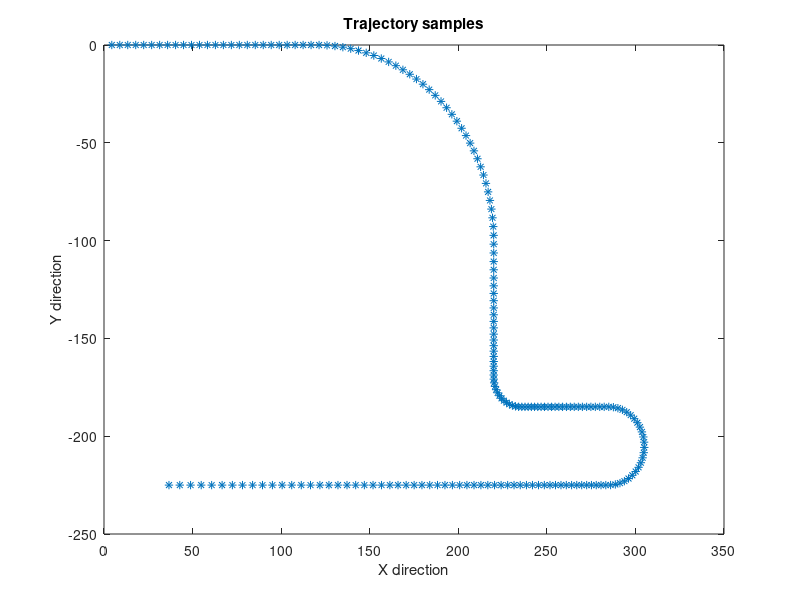
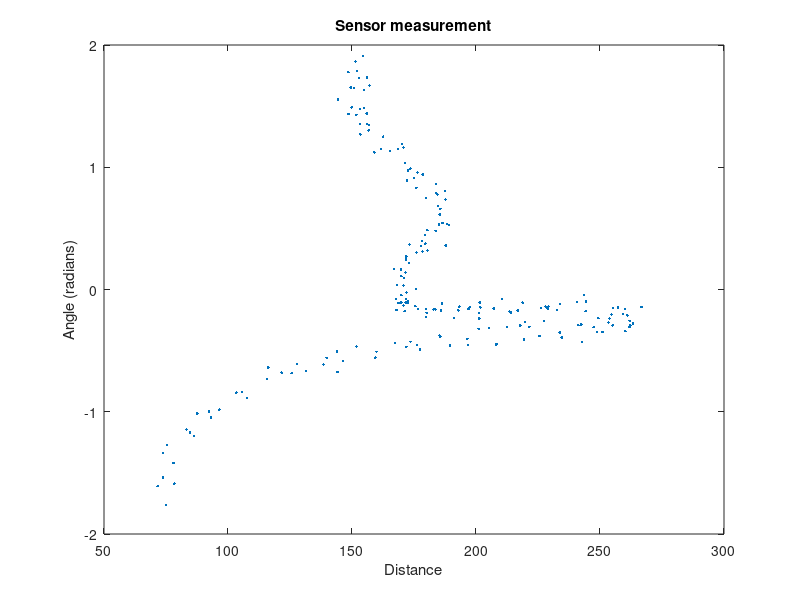

The MATLAB script that drew these images, in order: (Note: this script raises an error after producing the figures.)
clc;clear
close all
%% Generate Samples
load('Xk.mat')
s = [50;-150];
len = size(Xk,2);
d = zeros(1,len);
theta = zeros(1,len);
for i = 1:len
    d(i) = sqrt((Xk(1,i)-s(1))^2+(Xk(2,i)-s(2))^2);
    theta(i) = atan2(Xk(2,i)-s(2),Xk(1,i)-s(1));
    %         if theta(i) < 0
    %             theta(i) = theta(i) + pi;
    %         end
end

y_hat = [d + 3*randn(size(d));theta + 0.015*pi*randn(size(theta))];
%y_hat = [d;theta];

figure
plot(Xk(1,:),Xk(2,:),'*')
title('Trajectory samples');
xlabel('X direction');
ylabel('Y direction')

figure
plot(y_hat(1,:),y_hat(2,:),'.')
title('Sensor measurement')
xlabel('Distance');
ylabel('Angle (radians)');

%% Cubature Kalman filter (CV model)
T = 0.3;
v_x = diff(Xk(1,:))/T;
v_y = diff(Xk(2,:))/T;

sigmaCV = 2; % motion noise (setting manually)

% dist = zeros(96,1);
% j = 1;
% for sigmaCV = 0.5:0.1:10

A_cv = kron([1 T;0 1],eye(2));
Q_cv = sigmaCV^2*kron([T^3/3 T^2/2;T^2/2 T],eye(2));
R = [3^2 0;0 (0.015*pi)^2];
%R = zeros(2,2);

dim = 4;
P = zeros(dim,dim,len);
x = zeros(dim,len);
P(:,:,1) = eye(dim); % initial covariance
x(:,1) = [Xk(1,1);Xk(2,1);v_x(1);v_y(1)]; % initial state


for i = 2:len
    chi = sigmaPoints(x(:,i-1),P(:,:,i-1),dim); % generate sigma points
    x(:,i) = 1/(2*dim)*sum(A_cv*chi,2); % predicted state
    P(:,:,i) = Q_cv + 1/(2*dim)*motionCov(A_cv,chi,x(:,i),dim); % predicted covariance
    % Update step
    chi = sigmaPoints(x(:,i),P(:,:,i),dim);
    measurements = H_meas(chi,dim,s);
    y = 1/(2*dim)*sum(measurements,2);
    Pxy = 1/(2*dim)*sum(P_xy(measurements, chi, x(:,i), y, dim ),3);
    S = R + 1/(2*dim)*sum(measCov( measurements, dim, y ),3);
    x(:,i) = x(:,i) + Pxy/S*(y_hat(:,i)-y);
    P(:,:,i) = P(:,:,i) - Pxy/S*Pxy';
end

% for idx = 1:len-1
%     dist(j) = dist(j) + (x(:,idx)-[Xk(:,idx);v_x(idx);v_y(idx)])'*(x(:,idx)-[Xk(:,idx);v_x(idx);v_y(idx)]);
% end
% j = j + 1;
% end

figure
hold on
plot(x(1,:),x(2,:),'*')
plot(Xk(1,:),Xk(2,:),'*')
title('Estimation of CV model using cubature rule');
legend('estimation','true trajectory')
xlabel('X direction')
ylabel('Y direction')

figure
hold on
plot(x(3,:),x(4,:),'*')
plot(v_x,v_y)
title('Velocity estimation of CV model using cubature rule');
xlabel('X direction')
ylabel('Y direction')
legend('estimation','true value')

%% Cubature Kalman filter (CA model)
a_x = diff(v_x)/T;
a_y = diff(v_y)/T;

sigmaCA = 0.6; % motion noise (setting manually)
% dist = zeros(96,1);
% j = 1;
% for sigmaCA = 0.5:0.1:10

A_ca = kron([1 T T^2/2;0 1 T;0 0 1],eye(2));
Q_ca = sigmaCA^2*kron([T^5/20 T^4/8 T^3/6;T^4/8 T^3/3 T^2/2;...
    T^3/6 T^2/2 T],eye(2));

dim = 6;
P = zeros(dim,dim,len);
x = zeros(dim,len);
P(:,:,1) = eye(dim); % initial covariance
x(:,1) = [Xk(1,1);Xk(2,1);v_x(1);v_y(1);a_x(1);a_y(1)]; % initial state

for i = 2:len
    chi = sigmaPoints(x(:,i-1),P(:,:,i-1),dim); % generate sigma points
    x(:,i) = 1/(2*dim)*sum(A_ca*chi,2); % predicted state
    P(:,:,i) = Q_ca + 1/(2*dim)*motionCov(A_ca,chi,x(:,i),dim); % predicted covariance
    % Update step
    chi = sigmaPoints(x(:,i),P(:,:,i),dim);
    measurements = H_meas(chi,dim,s);
    y = 1/(2*dim)*sum(measurements,2);
    Pxy = 1/(2*dim)*sum(P_xy( measurements, chi, x(:,i), y, dim ),3);
    S = R + 1/(2*dim)*sum(measCov( measurements, dim, y ),3);
    x(:,i) = x(:,i) + Pxy/S*(y_hat(:,i)-y);
    P(:,:,i) = P(:,:,i) - Pxy/S*Pxy';
end

% for idx = 1:len-2
%     dist(j) = dist(j) + (x(1:4,idx)-[Xk(:,idx);v_x(idx);v_y(idx)])'*(x(1:4,idx)-[Xk(:,idx);v_x(idx);v_y(idx)]);
% end
% j = j + 1;
% end

figure
plot(x(1,:),x(2,:),'*')
title('Estimation of CA model using cubature rule');
xlabel('X direction')
ylabel('Y direction')

figure
hold on
plot(x(3,:),x(4,:),'*')
plot(v_x,v_y)
title('Velocity estimation of CA model using cubature rule');
xlabel('X direction')
ylabel('Y direction')
legend('estimation','true value')

%% Cubature RTS smoother (CV model)
sigmaCV = 2; % motion noise (setting manually)
A_cv = kron([1 T;0 1],eye(2));
Q_cv = sigmaCV^2*kron([T^3/3 T^2/2;T^2/2 T],eye(2));
R = [3^2 0;0 (0.015*pi)^2];
%R = zeros(2,2);

dim = 4;
P_predict = zeros(dim,dim,len-1);
P_update = zeros(dim,dim,len);
x_predict = zeros(dim,len-1);
x_update = zeros(dim,len);
P_update(:,:,1) = eye(dim); % initial covariance
x_update(:,1) = [Xk(1,1);Xk(2,1);v_x(1);v_y(1)]; % initial state

% Forward filtering
for i = 2:len
    chi = sigmaPoints(x_update(:,i-1),P_update(:,:,i-1),dim); % generate sigma points
    x_predict(:,i-1) = 1/(2*dim)*sum(A_cv*chi,2); % predicted state
    P_predict(:,:,i-1) = Q_cv + 1/(2*dim)*motionCov(A_cv,chi,x_predict(:,i-1),dim); % predicted covariance
    % Update step
    chi = sigmaPoints(x_predict(:,i-1),P_predict(:,:,i-1),dim);
    measurements = H_meas(chi,dim,s);
    y = 1/(2*dim)*sum(measurements,2);
    Pxy = 1/(2*dim)*sum(P_xy(measurements,chi,x_predict(:,i-1),y,dim),3);
    S = R + 1/(2*dim)*sum(measCov(measurements,dim,y),3);
    x_update(:,i) = x_predict(:,i-1) + Pxy/S*(y_hat(:,i)-y);
    P_update(:,:,i) = P_predict(:,:,i-1) - Pxy/S*Pxy';
end


x_smooth = zeros(dim,len);
P_smooth = zeros(dim,dim,len);
x_smooth(:,end) = x_update(:,end);
P_smooth(:,:,end) = P_update(:,:,end);
G = zeros(dim,dim,len-1);
% Backward recursion
for i = 1:len-1
    G(:,:,i) = P_update(:,:,end-i)*A_cv'/P_predict(:,:,end-i+1);
    x_smooth(:,end-i) = x_update(:,end-i) + G(:,:,i)*...
        (x_smooth(:,end-i+1) - x_predict(:,end-i+1));
    P_smooth(:,:,end-i) = P_update(:,:,end-i) + G(:,:,i)*...
        (P_smooth(:,:,end-i+1) - P_predict(:,:,end-i+1))*G(:,:,i)';
end


figure
hold on
plot(x_smooth(1,:),x_smooth(2,:),'*')
title('Estimation of CV model using RTS smoother');
xlabel('X direction')
ylabel('Y direction')

%% No measurements between time step 150~175
sigmaCV = 2; % motion noise (setting manually)
A_cv = kron([1 T;0 1],eye(2));
Q_cv = sigmaCV^2*kron([T^3/3 T^2/2;T^2/2 T],eye(2));
R = [3^2 0;0 (0.015*pi)^2];
%R = zeros(2,2);

dim = 4;
P_predict = zeros(dim,dim,len-1);
P_update = zeros(dim,dim,len);
x_predict = zeros(dim,len-1);
x_update = zeros(dim,len);
P_update(:,:,1) = eye(dim); % initial covariance
x_update(:,1) = [Xk(1,1);Xk(2,1);v_x(1);v_y(1)]; % initial state

% Forward filtering
for i = 2:len
    chi = sigmaPoints(x_update(:,i-1),P_update(:,:,i-1),dim); % generate sigma points
    x_predict(:,i-1) = 1/(2*dim)*sum(A_cv*chi,2); % predicted state
    P_predict(:,:,i-1) = Q_cv + 1/(2*dim)*motionCov(A_cv,chi,x_predict(:,i-1),dim); % predicted covariance
    % Update step
    chi = sigmaPoints(x_predict(:,i-1),P_predict(:,:,i-1),dim);
    measurements = H_meas(chi,dim,s);
    y = 1/(2*dim)*sum(measurements,2);
    Pxy = 1/(2*dim)*sum(P_xy(measurements,chi,x_predict(:,i-1),y,dim),3);
    S = R + 1/(2*dim)*sum(measCov(measurements,dim,y),3);
    if i >= 150 && i <= 175
        x_update(:,i) = x_predict(:,i-1);
        P_update(:,:,i) = P_predict(:,:,i-1);
    else
        x_update(:,i) = x_predict(:,i-1) + Pxy/S*(y_hat(:,i)-y);
        P_update(:,:,i) = P_predict(:,:,i-1) - Pxy/S*Pxy';
    end
end


x_smooth = zeros(dim,len);
P_smooth = zeros(dim,dim,len);
x_smooth(:,end) = x_update(:,end);
P_smooth(:,:,end) = P_update(:,:,end);
G = zeros(dim,dim,len-1);
% Backward recursion
for i = 1:len-1
    G(:,:,i) = P_update(:,:,end-i)*A_cv'/P_predict(:,:,end-i+1);
    x_smooth(:,end-i) = x_update(:,end-i) + G(:,:,i)*...
        (x_smooth(:,end-i+1) - x_predict(:,end-i+1));
    P_smooth(:,:,end-i) = P_update(:,:,end-i) + G(:,:,i)*...
        (P_smooth(:,:,end-i+1) - P_predict(:,:,end-i+1))*G(:,:,i)';
end


figure
hold on
plot(x_update(1,:),x_update(2,:),'*')
plot(x_smooth(1,:),x_smooth(2,:),'*')
title('Estimation of CV model using RTS smoother');
xlabel('X direction')
ylabel('Y direction')
legend('Kalman filtering','RTS smoother')

%% MSE for individual state elements
trial = 100;
se_px = zeros(trial,len);
se_py = zeros(trial,len);
se_vx = zeros(trial,len-1);
se_vy = zeros(trial,len-1);
covPosterior = zeros(dim,len,trial);
for t = 1:trial
    y_hat = [d + 3*randn(size(d));theta + 0.015*pi*randn(size(theta))];
    dim = 4;
    P = zeros(dim,dim,len);
    x = zeros(dim,len);
    P(:,:,1) = eye(dim); % initial covariance
    x(:,1) = [Xk(1,1);Xk(2,1);v_x(1);v_y(1)]; % initial state
    
    
    for i = 2:len
        chi = sigmaPoints(x(:,i-1),P(:,:,i-1),dim); % generate sigma points
        x(:,i) = 1/(2*dim)*sum(A_cv*chi,2); % predicted state
        P(:,:,i) = Q_cv + 1/(2*dim)*motionCov(A_cv,chi,x(:,i),dim); % predicted covariance
        % Update step
        chi = sigmaPoints(x(:,i),P(:,:,i),dim);
        measurements = H_meas(chi,dim,s);
        y = 1/(2*dim)*sum(measurements,2);
        Pxy = 1/(2*dim)*sum(P_xy(measurements, chi, x(:,i), y, dim ),3);
        S = R + 1/(2*dim)*sum(measCov( measurements, dim, y ),3);
        x(:,i) = x(:,i) + Pxy/S*(y_hat(:,i)-y);
        P(:,:,i) = P(:,:,i) - Pxy/S*Pxy';
    end
    
    for i = 1:len
        covPosterior(:,i,t) = diag(P(:,:,i));
    end
    se_px(t,:) = (x(1,:) - Xk(1,:)).^2;
    se_py(t,:) = (x(2,:) - Xk(2,:)).^2;
    se_vx(t,:) = (x(3,1:end-1) - v_x).^2;
    se_vy(t,:) = (x(4,1:end-1) - v_y).^2;
    
end
mse_px = mean(se_px);
mse_py = mean(se_py);
mse_vx = mean(se_vx);
mse_vy = mean(se_vy);

averageCov = mean(covPosterior,3);

figure
hold on
plot(averageCov');
xlabel('time step')
ylabel('posterior covariance')
title('Average Posterior covariance of individual state over 100 simulations')
legend('position x','position y','velocity x','velocity y')

figure
hold on
plot(mse_px)
plot(mse_py)
plot(mse_vx)
plot(mse_vy)
xlabel('time step')
ylabel('mean square error')
title('Mean square error of individual state over 100 simulations')
legend('position x','position y','velocity x','velocity y')
